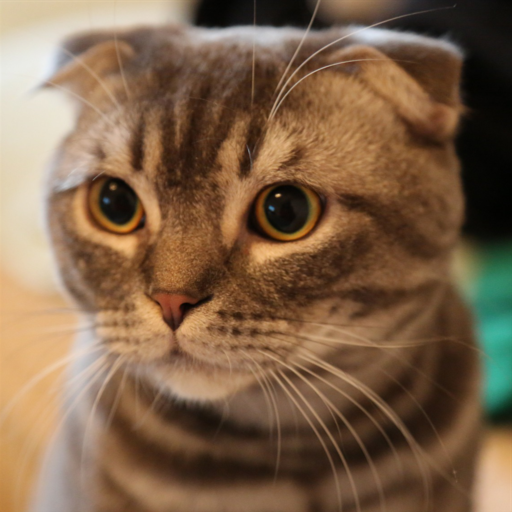
%> input picture guided filter_Kaiming He/cat.png, 512 x 512 px
$ octave guidedfilter_smoothing.m   (GNU Octave 9; MATLAB toolbox functions it lacks are replaced by stand-ins)
%> lines starting %> are read from the running program, lines starting %| are printed output that depends on the picture; in (x1, y1, x2, y2) boxes, pixels count from 0 and x2, y2 are one past the last pixel; in counts of white or black regions, pixels touching at a corner belong together; the program's own positions count from 1
### guided filter_Kaiming He/guidedfilter.m
function q = guidedfilter(I, p, r, eps)
%> called with r = 4, eps = 0.04
%   GUIDEDFILTER   O(1) time implementation of guided filter.
%
%   - guidance image: I (should be a gray-scale/single channel image)
%   - filtering input image: p (should be a gray-scale/single channel image)
%   - local window radius: r
%   - regularization parameter: eps

[hei, wid] = size(I);
%> hei = 512; wid = 1536
N = boxfilter(ones(hei, wid), r); % the size of each local patch; N=(2r+1)^2 except for boundary pixels.

mean_I = boxfilter(I, r) ./ N;
mean_p = boxfilter(p, r) ./ N;
mean_Ip = boxfilter(I.*p, r) ./ N;
cov_Ip = mean_Ip - mean_I .* mean_p; % this is the covariance of (I, p) in each local patch.

mean_II = boxfilter(I.*I, r) ./ N;
var_I = mean_II - mean_I .* mean_I;

a = cov_Ip ./ (var_I + eps); % Eqn. (5) in the paper;
b = mean_p - a .* mean_I; % Eqn. (6) in the paper;

mean_a = boxfilter(a, r) ./ N;
mean_b = boxfilter(b, r) ./ N;

q = mean_a .* I + mean_b; % Eqn. (8) in the paper;
end

### guided filter_Kaiming He/boxfilter.m
function imDst = boxfilter(imSrc, r)
%> called with r = 4

%   BOXFILTER   O(1) time box filtering using cumulative sum
%
%   - Definition imDst(x, y)=sum(sum(imSrc(x-r:x+r,y-r:y+r)));
%   - Running time independent of r;
%   - Equivalent to the function: colfilt(imSrc, [2*r+1, 2*r+1], 'sliding', @sum);
%   - But much faster.

[hei, wid] = size(imSrc);
%> hei = 512; wid = 1536
imDst = zeros(size(imSrc));

%cumulative sum over Y axis
imCum = cumsum(imSrc, 1);
%difference over Y axis
imDst(1:r+1, :) = imCum(1+r:2*r+1, :);
imDst(r+2:hei-r, :) = imCum(2*r+2:hei, :) - imCum(1:hei-2*r-1, :);
imDst(hei-r+1:hei, :) = repmat(imCum(hei, :), [r, 1]) - imCum(hei-2*r:hei-r-1, :);

%cumulative sum over X axis
imCum = cumsum(imDst, 2);
%difference over Y axis
imDst(:, 1:r+1) = imCum(:, 1+r:2*r+1);
imDst(:, r+2:wid-r) = imCum(:, 2*r+2:wid) - imCum(:, 1:wid-2*r-1);
imDst(:, wid-r+1:wid) = repmat(imCum(:, wid), [1, r]) - imCum(:, wid-2*r:wid-r-1);
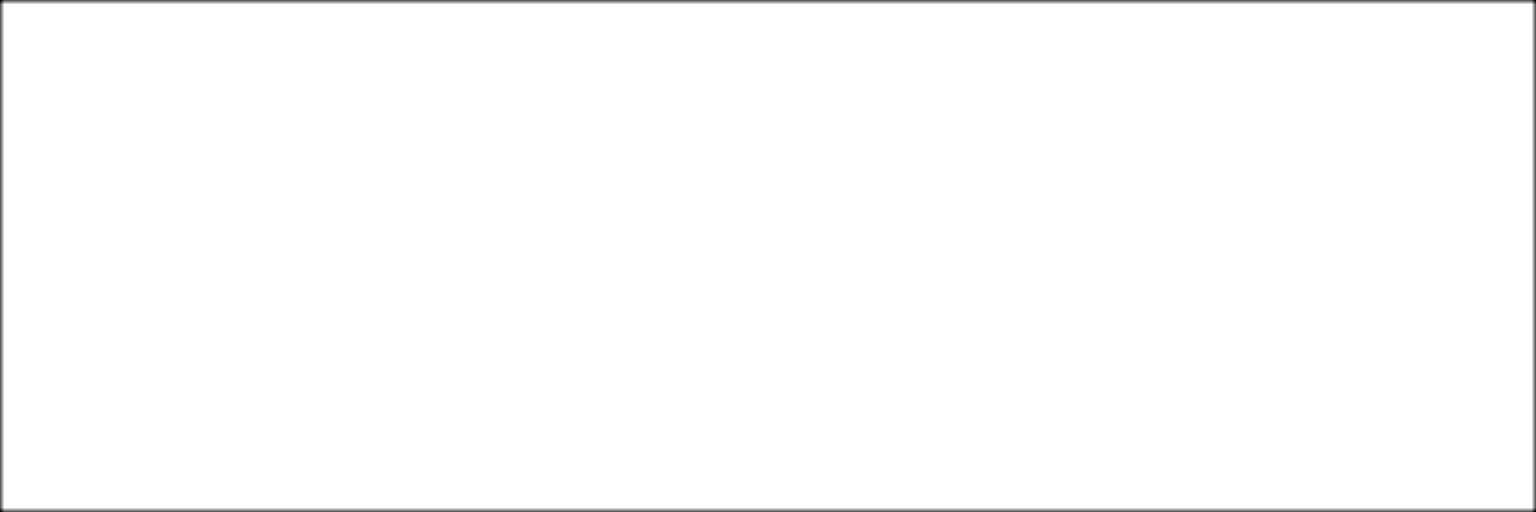
%> imDst: size 512x1536 double; min 25, max 81, mean 80.5; drawn with min black and max white
end

### guided filter_Kaiming He/guidedfilter_smoothing.m
% example: edge-preserving smoothing
% figure 1 in our paper

close all;

I = double(imread('cat.png')) / 255;
p = I;
r = 4; % try r=2, 4, or 8
eps = 0.2^2; % try eps=0.1^2, 0.2^2, 0.4^2

q = guidedfilter(I, p, r, eps);
%> call 2 of boxfilter, with r = 4
%> in boxfilter (call 2), `imCum = cumsum(imSrc, 1);`:
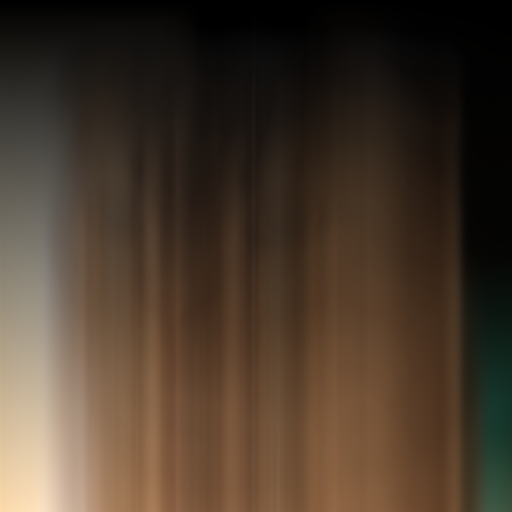
%> imCum: size 512x512x3 double; mean R, G, B 127.7, 101.4, 77.4; drawn with min black and max white
%> in boxfilter (call 2), `imDst(1:r+1, :) = imCum(1+r:2*r+1, :);`:
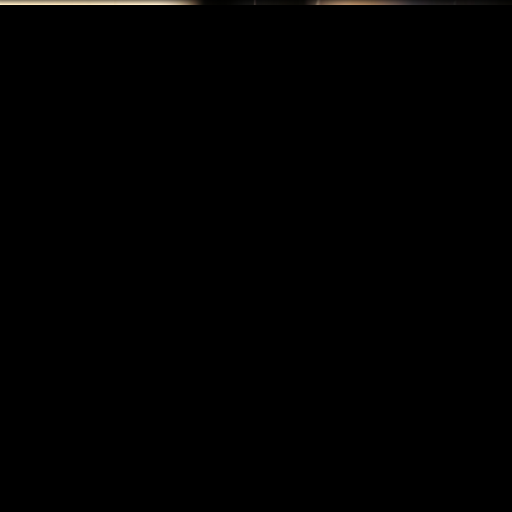
%> imDst: size 512x512x3 double; mean R, G, B 0.0302, 0.0268, 0.0223; drawn with min black and max white
%> in boxfilter (call 2), `imDst(hei-r+1:hei, :) = repmat(imCum(hei, :), [r, 1]) - imCum(hei-2*r:..`:
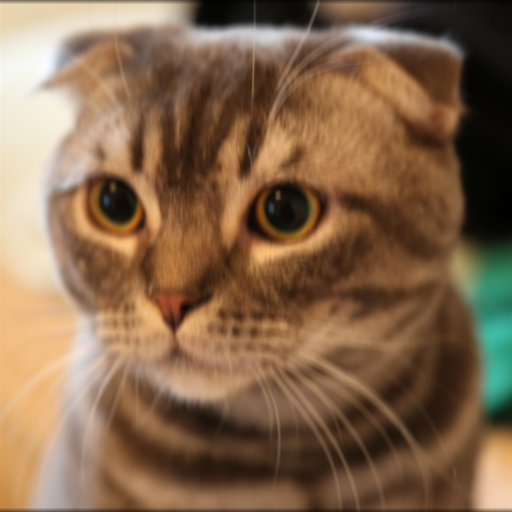
%> imDst: size 512x512x3 double; mean R, G, B 4.46, 3.49, 2.59; drawn with min black and max white
%> in boxfilter (call 2), `imCum = cumsum(imDst, 2);`:
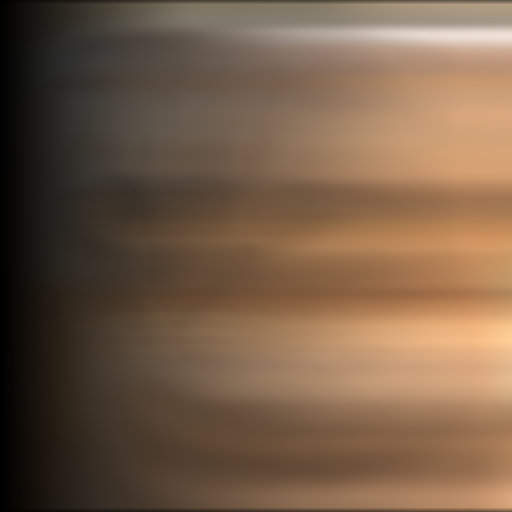
%> imCum: size 512x512x3 double; mean R, G, B 1344.2, 1068, 823.8; drawn with min black and max white
%> in boxfilter (call 2), `imDst(:, 1:r+1) = imCum(:, 1+r:2*r+1);`:
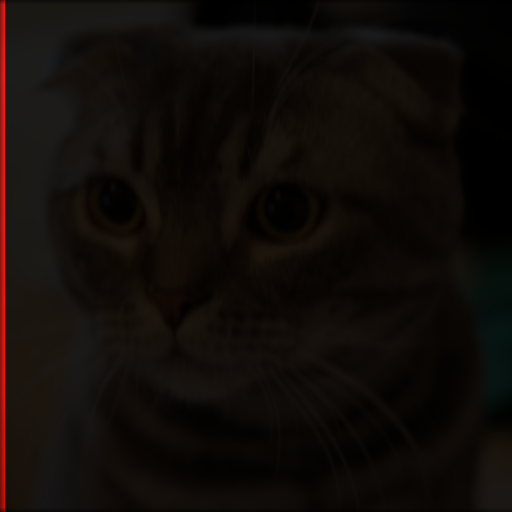
%> imDst: size 512x512x3 double; 0.98% of pixels changed, all inside (x1, y1, x2, y2) = (0, 0, 5, 512); drawn with min black and max white
%> in boxfilter (call 2), `imDst(:, r+2:wid-r) = imCum(:, 2*r+2:wid) - imCum(:, 1:wid-2*r-1);`:
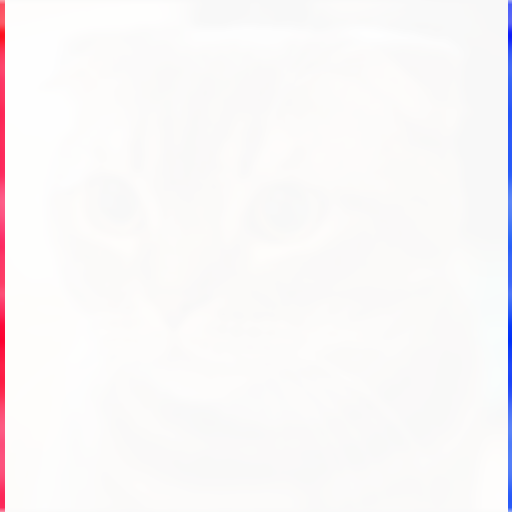
%> imDst: size 512x512x3 double; mean R, G, B 22.2, -4.9, 5.7; drawn with min black and max white
%> in boxfilter (call 2), `imDst(:, wid-r+1:wid) = repmat(imCum(:, wid), [1, r]) - imCum(:, wid-2..`: imDst: size 512x512x3 double; 0.78% of pixels changed, all inside (x1, y1, x2, y2) = (508, 0, 512, 512)
%> the run ends on the next line

$ run again, with guided filter_Kaiming He/30_sub.png copied over guided filter_Kaiming He/cat.png
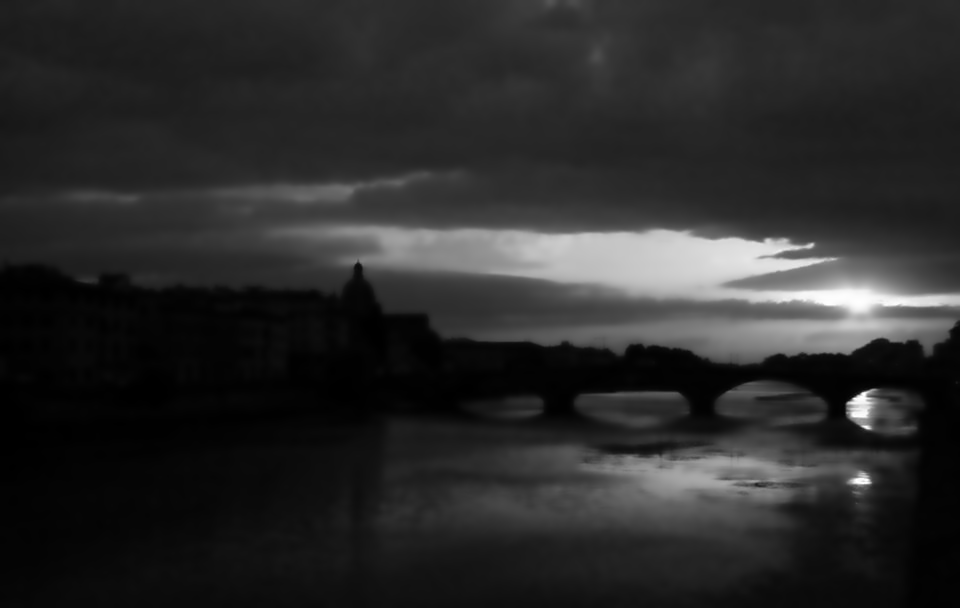
%> input picture guided filter_Kaiming He/30_sub.png, 960 x 608 px
%> in boxfilter (call 6), `imDst(hei-r+1:hei, :) = repmat(imCum(hei, :), [r, 1]) - imCum(hei-2*r:..`:
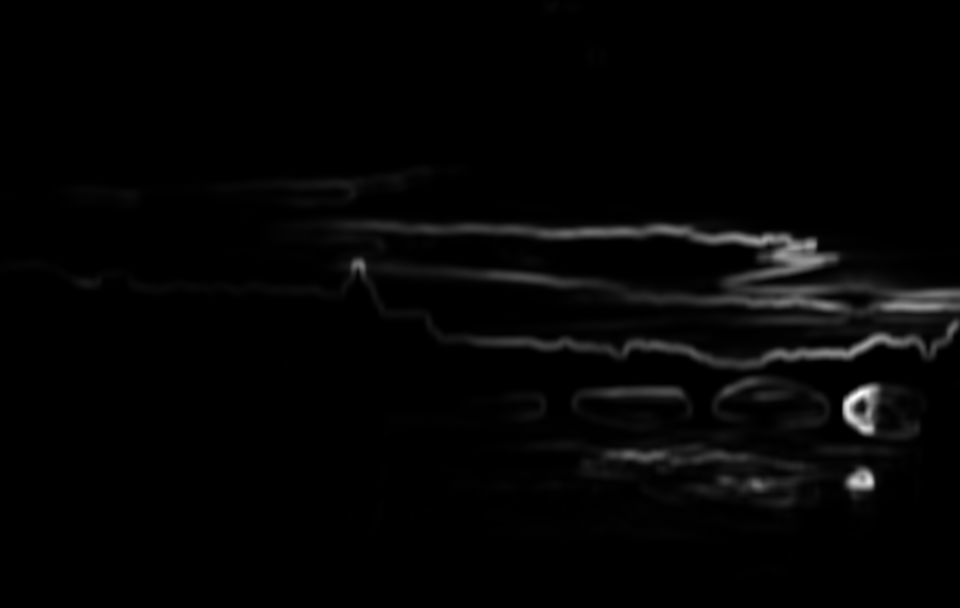
%> imDst: size 608x960 double; min -1.81e-12, max 6.45, mean 0.123; mean of the top-left, top-right, bottom-left and bottom-right quarters 0.0458, 0.174, 0.00733, 0.265; drawn with min black and max white
%> in boxfilter (call 7), `imDst(:, 1:r+1) = imCum(:, 1+r:2*r+1);`:
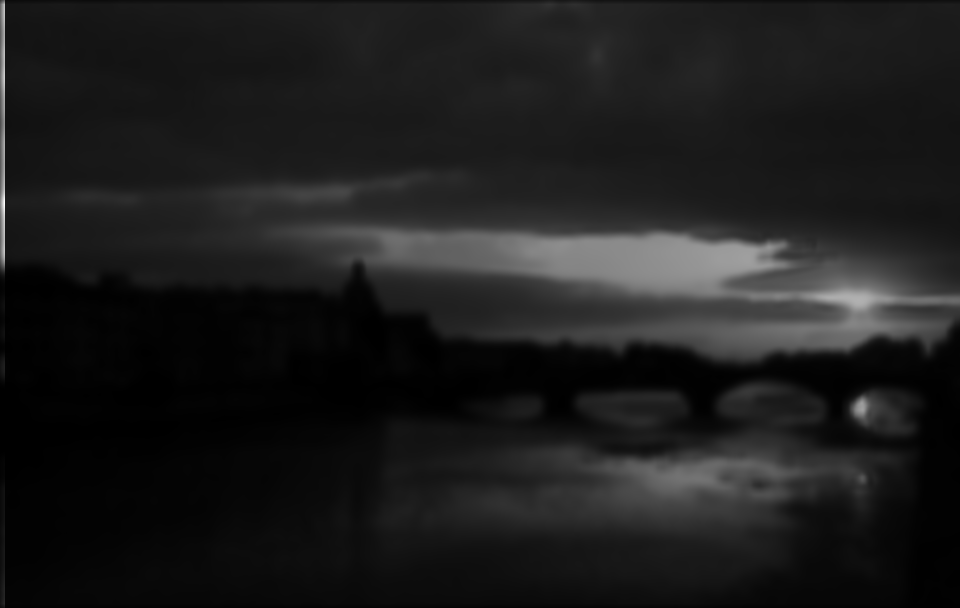
%> imDst: size 608x960 double; min 0, max 12.73, mean 1.45; drawn with min black and max white

$ run again, with guided filter_Kaiming He/enhanced lamp.png copied over guided filter_Kaiming He/cat.png
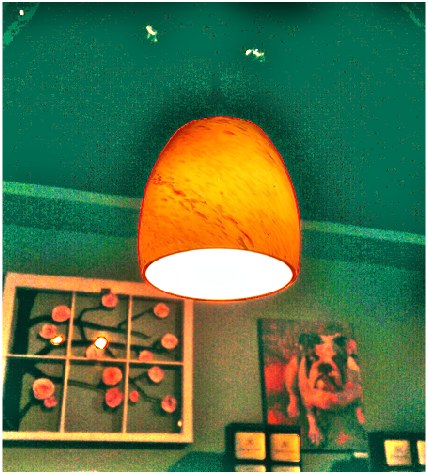
%> input picture guided filter_Kaiming He/enhanced lamp.png, 428 x 474 px
%> in boxfilter (call 2), `imDst(:, 1:r+1) = imCum(:, 1+r:2*r+1);`:
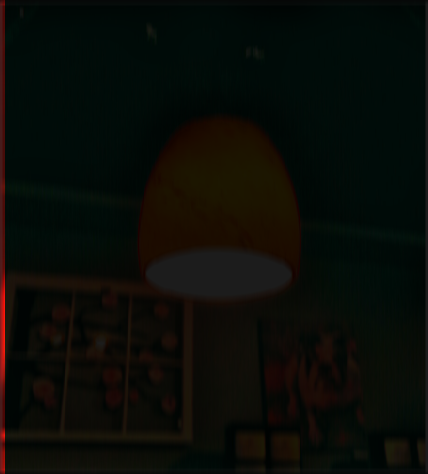
%> imDst: size 474x428x3 double; mean R, G, B 3.2, 4, 2.5; drawn with min black and max white
%> in boxfilter (call 2), `imDst(:, r+2:wid-r) = imCum(:, 2*r+2:wid) - imCum(:, 1:wid-2*r-1);`:
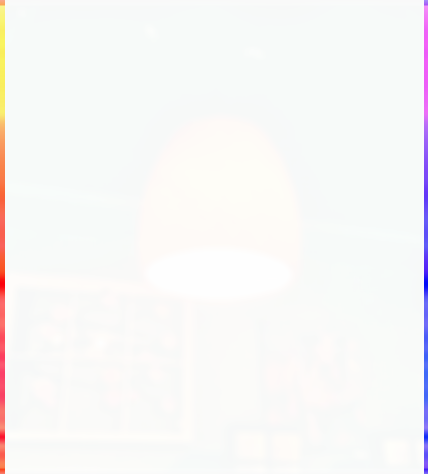
%> imDst: size 474x428x3 double; mean R, G, B 14.4, 5.6, 1.9; drawn with min black and max white

$ run again, with guided filter_Kaiming He/line.png copied over guided filter_Kaiming He/cat.png
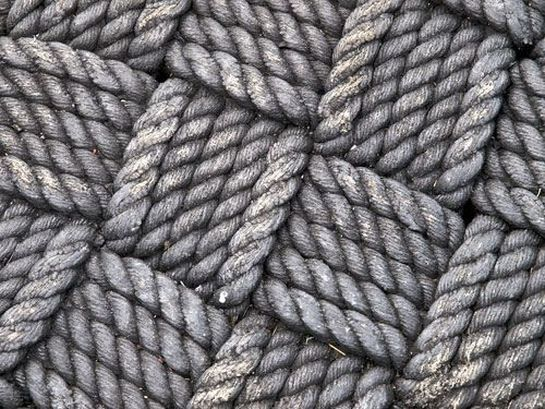
%> input picture guided filter_Kaiming He/line.png, 545 x 409 px
%> in boxfilter (call 2), `imDst(:, r+2:wid-r) = imCum(:, 2*r+2:wid) - imCum(:, 1:wid-2*r-1);`:
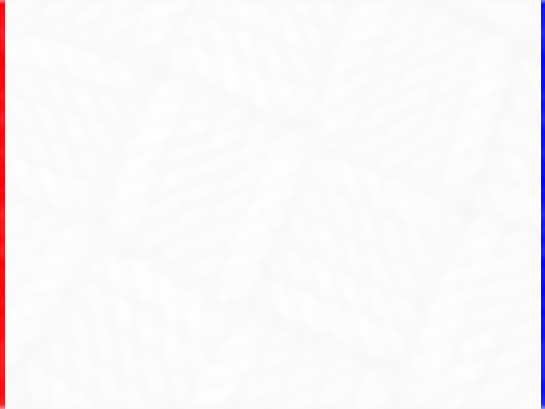
%> imDst: size 409x545x3 double; mean R, G, B 20.5, -0.5, 16.9; drawn with min black and max white
